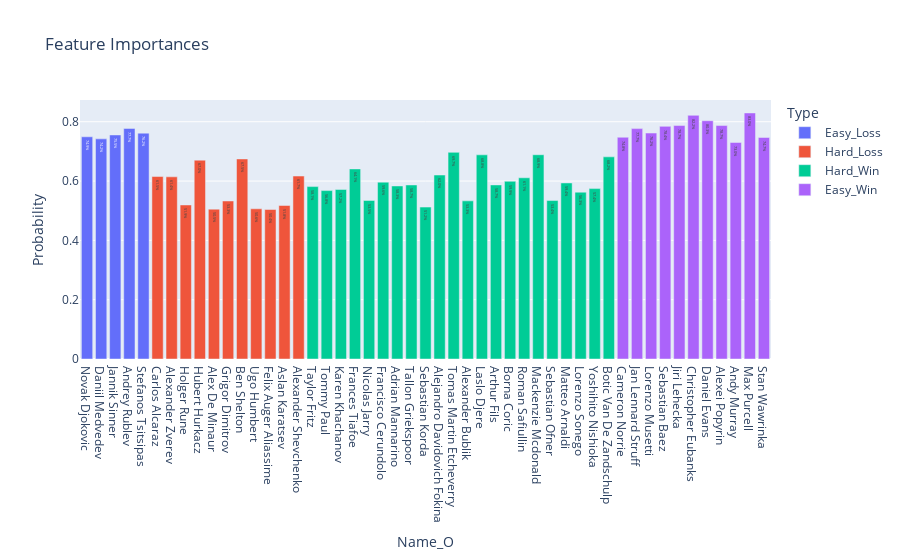

The cell this chart's notebook holds for it:
### Code cell
df_res = pd.DataFrame(results,columns=['Name_P','Rank_P','Name_O','Rank_O','Win_for_P','Probability'])
df_res['color'] = np.where(df_res['Win_for_P']==0,-1,1)*df_res['Probability']


df_res['Type'] = np.where((df_res['Win_for_P']==1)&(df_res['Probability']>0.7),"Easy_Win",
                          np.where((df_res['Win_for_P']==1)&(df_res['Probability']<=0.7),"Hard_Win","-"))
df_res['Type'] = np.where((df_res['Win_for_P']==0)&(df_res['Probability']>0.7),"Easy_Loss",
                          np.where((df_res['Win_for_P']==0)&(df_res['Probability']<=0.7),"Hard_Loss",df_res['Type']))


px.bar(data_frame=df_res,x='Name_O',y='Probability',text = 'Probability',title="Feature Importances",text_auto=".1%",color='Type')

### Figure 1 — Plotly figure (JSON) as saved in the notebook; plotly's stock layout.template omitted (floating-point values rounded to 4 significant figures)
{"data": [{"alignmentgroup": "True", "hovertemplate": "Type=Easy_Loss<br>Name_O=%{x}<br>Probability=%{text}<extra></extra>", "legendgroup": "Easy_Loss", "marker": {"color": "#636efa", "pattern": {"shape": ""}}, "name": "Easy_Loss", "offsetgroup": "Easy_Loss", "orientation": "v", "showlegend": true, "text": [0.7493, 0.7423, 0.7555, 0.7774, 0.7615], "textposition": "auto", "texttemplate": "%{y:.1%}", "type": "bar", "x": ["Novak Djokovic", "Daniil Medvedev", "Jannik Sinner", "Andrey Rublev", "Stefanos Tsitsipas"], "xaxis": "x", "y": [0.7493, 0.7423, 0.7555, 0.7774, 0.7615], "yaxis": "y"}, {"alignmentgroup": "True", "hovertemplate": "Type=Hard_Loss<br>Name_O=%{x}<br>Probability=%{text}<extra></extra>", "legendgroup": "Hard_Loss", "marker": {"color": "#EF553B", "pattern": {"shape": ""}}, "name": "Hard_Loss", "offsetgroup": "Hard_Loss", "orientation": "v", "showlegend": true, "text": [0.6152, 0.6142, 0.5193, 0.6704, 0.5053, 0.5328, 0.6745, 0.5064, 0.5041, 0.5176, 0.6169], "textposition": "auto", "texttemplate": "%{y:.1%}", "type": "bar", "x": ["Carlos Alcaraz", "Alexander Zverev", "Holger Rune", "Hubert Hurkacz", "Alex De Minaur", "Grigor Dimitrov", "Ben Shelton", "Ugo Humbert", "Felix Auger Aliassime", "Aslan Karatsev", "Alexander Shevchenko"], "xaxis": "x", "y": [0.6152, 0.6142, 0.5193, 0.6704, 0.5053, 0.5328, 0.6745, 0.5064, 0.5041, 0.5176, 0.6169], "yaxis": "y"}, {"alignmentgroup": "True", "hovertemplate": "Type=Hard_Win<br>Name_O=%{x}<br>Probability=%{text}<extra></extra>", "legendgroup": "Hard_Win", "marker": {"color": "#00cc96", "pattern": {"shape": ""}}, "name": "Hard_Win", "offsetgroup": "Hard_Win", "orientation": "v", "showlegend": true, "text": [0.5813, 0.5679, 0.5718, 0.6409, 0.5346, 0.5963, 0.5835, 0.5868, 0.5122, 0.6203, 0.6968, 0.5332, 0.6884, 0.587, 0.5992, 0.611, 0.6887, 0.5343, 0.5936, 0.5625, 0.5745, 0.6815], "textposition": "auto", "texttemplate": "%{y:.1%}", "type": "bar", "x": ["Taylor Fritz", "Tommy Paul", "Karen Khachanov", "Frances Tiafoe", "Nicolas Jarry", "Francisco Cerundolo", "Adrian Mannarino", "Tallon Griekspoor", "Sebastian Korda", "Alejandro Davidovich Fokina", "Tomas Martin Etcheverry", "Alexander Bublik", "Laslo Djere", "Arthur Fils", "Borna Coric", "Roman Safiullin", "Mackenzie Mcdonald", "Sebastian Ofner", "Matteo Arnaldi", "Lorenzo Sonego", "Yoshihito Nishioka", "Botic Van De Zandschulp"], "xaxis": "x", "y": [0.5813, 0.5679, 0.5718, 0.6409, 0.5346, 0.5963, 0.5835, 0.5868, 0.5122, 0.6203, 0.6968, 0.5332, 0.6884, 0.587, 0.5992, 0.611, 0.6887, 0.5343, 0.5936, 0.5625, 0.5745, 0.6815], "yaxis": "y"}, {"alignmentgroup": "True", "hovertemplate": "Type=Easy_Win<br>Name_O=%{x}<br>Probability=%{text}<extra></extra>", "legendgroup": "Easy_Win", "marker": {"color": "#ab63fa", "pattern": {"shape": ""}}, "name": "Easy_Win", "offsetgroup": "Easy_Win", "orientation": "v", "showlegend": true, "text": [0.7476, 0.7768, 0.7618, 0.7844, 0.7872, 0.8216, 0.8034, 0.7871, 0.7301, 0.8296, 0.7469], "textposition": "auto", "texttemplate": "%{y:.1%}", "type": "bar", "x": ["Cameron Norrie", "Jan Lennard Struff", "Lorenzo Musetti", "Sebastian Baez", "Jiri Lehecka", "Christopher Eubanks", "Daniel Evans", "Alexei Popyrin", "Andy Murray", "Max Purcell", "Stan Wawrinka"], "xaxis": "x", "y": [0.7476, 0.7768, 0.7618, 0.7844, 0.7872, 0.8216, 0.8034, 0.7871, 0.7301, 0.8296, 0.7469], "yaxis": "y"}], "layout": {"barmode": "relative", "legend": {"title": {"text": "Type"}, "tracegroupgap": 0}, "title": {"text": "Feature Importances"}, "xaxis": {"anchor": "y", "domain": [0, 1], "title": {"text": "Name_O"}}, "yaxis": {"anchor": "x", "domain": [0, 1], "title": {"text": "Probability"}}}}
